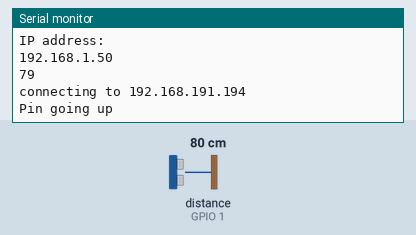
Simulated run of this sketch. Board: ESP32. Parts: the last lines printed to the serial monitor. Wiring (inferred from the names in the program): ultrasonic range finder: trigger GPIO 0; echo GPIO 1. The test bench sets the inputs (shaded band); at power-on: distance to the obstacle (sensor on GPIO 1) 80 cm. The echo pulse lasts 58.3 µs per cm; WiFi joins after 1.5 s; servers stay silent unless stated.

Above: at 2.7 s.
2.8 s: distance to the obstacle (sensor on GPIO 1) set to 2 cm
At 4.7 s:
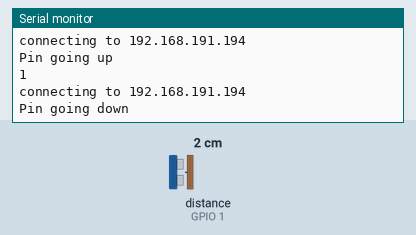
7.1 s: distance to the obstacle (sensor on GPIO 1) set to 4 cm
At 8.7 s:
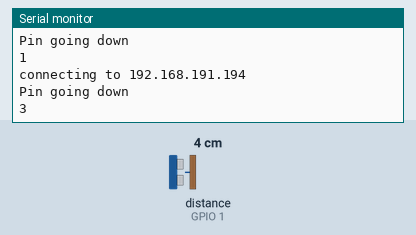
Timing chart, 0 to 10.2 s (numbered marks = the images above; inputs shaded):
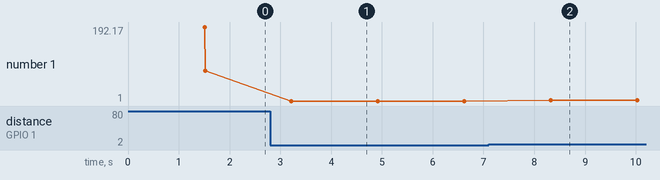

The sketch:

WiFiClient_Engineering_Design_Group_246.ino
```cpp
#include <WiFi.h>

// defines pin numbers for the ultrasonic sensor
const int trigPin = 0;
const int echoPin = 1;

// defines variables
long duration;
int distance;

//Necessary information regarding Wifi connection
const char* ssid     = "Galaxy S10e30d3";
const char* password = "shum1402";

const char* host = "192.168.191.194";

String hostString = String(host);

void setup()
{
    Serial.begin(115200);
    delay(10);

    //Initialize Ultrasonic proximity sensor's echo and trigger pins
    pinMode(trigPin, OUTPUT);   // Sets the trigPin as an Output
    pinMode(echoPin, INPUT);    // Sets the echoPin as an Input

    // We start by connecting to a WiFi network

    Serial.println();
    Serial.println();
    Serial.print("Connecting to ");
    Serial.println(ssid);

    WiFi.begin(ssid, password);
    WiFi.setTxPower(WIFI_POWER_8_5dBm);

    while (WiFi.status() != WL_CONNECTED) {
        delay(500);
        Serial.print(".");
    }

    Serial.println("");
    Serial.println("WiFi connected");
    Serial.println("IP address: ");
    Serial.println(WiFi.localIP());
}

void loop()
{
    // Clears the trigPin
    digitalWrite(trigPin, LOW);
    delayMicroseconds(2);

    // Sets the trigPin on HIGH state for 10 micro seconds
    digitalWrite(trigPin, HIGH);
    delayMicroseconds(10);
    digitalWrite(trigPin, LOW);

    // Reads the echoPin, returns the sound wave travel time in microseconds
    duration = pulseIn(echoPin, HIGH);

    // Calculating the distance
    distance= duration*0.034/2;

    // Prints the distance on the Serial Monitor
    Serial.println(distance);
    delay(500);

    Serial.print("connecting to ");
    Serial.println(host);

    // Use WiFiClient class to create TCP connections
    WiFiClient client;
    const int httpPort = 80;
    if (!client.connect(host, httpPort)) {
        Serial.println("connection failed");
        return;
    }

    if (distance <= 10) {
      client.print("H");
      Serial.println("Pin going down");
    } else if (distance > 10) {
      client.print("L");
      Serial.println("Pin going up");
    }
    delay(1000);
}
```

Measured:
- after the input at 2.8 s, the serial monitor: prints a new line after 0.42 s (image 1)
- after the input at 7.1 s, the serial monitor: prints a new line after 1.2 s (image 2)
- plotted number 1: 79 → 1 after the input at 2.8 s, 1 → 3 after the input at 7.1 s
